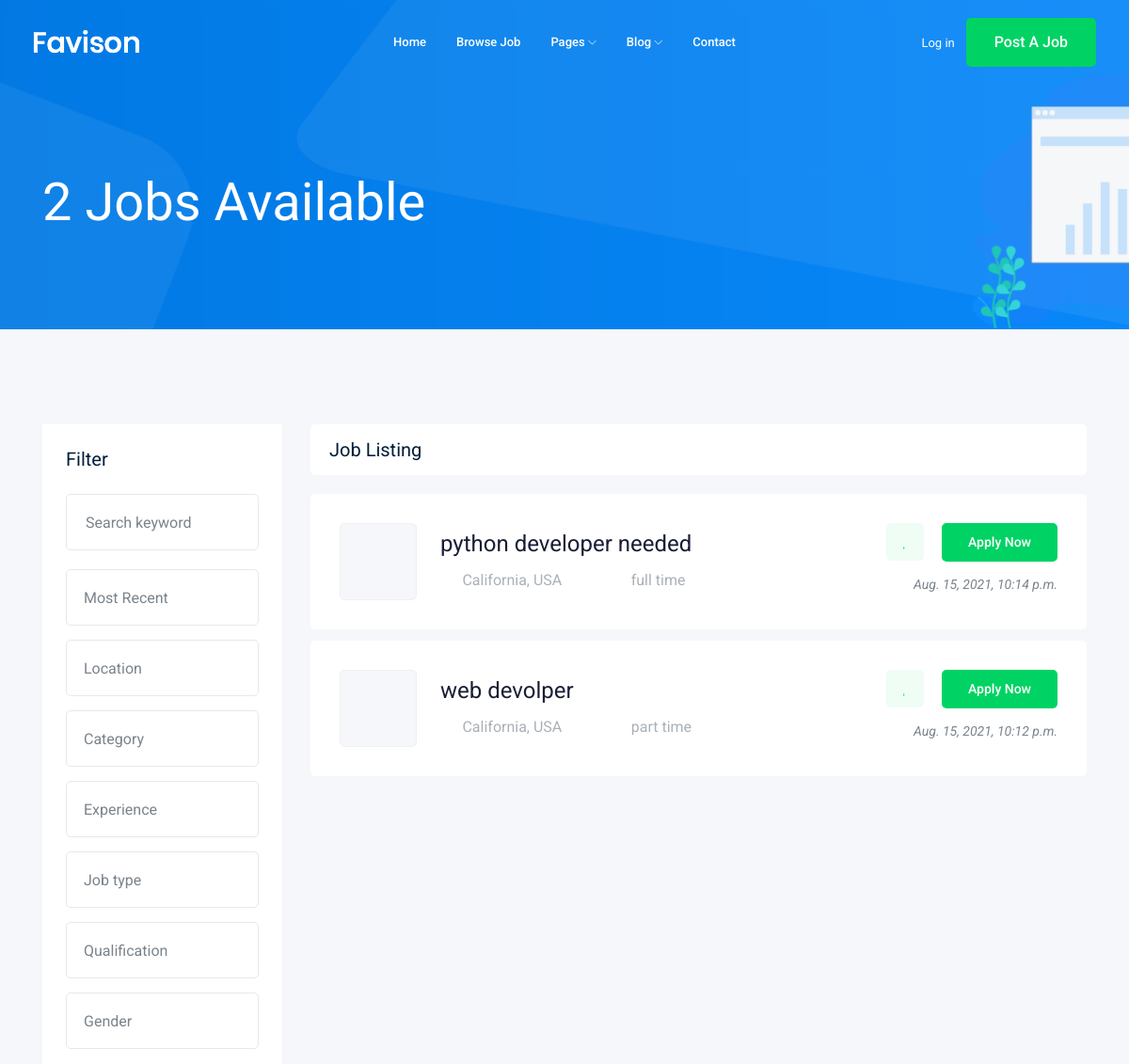
The app's page /jobs/ (upper part), older data.
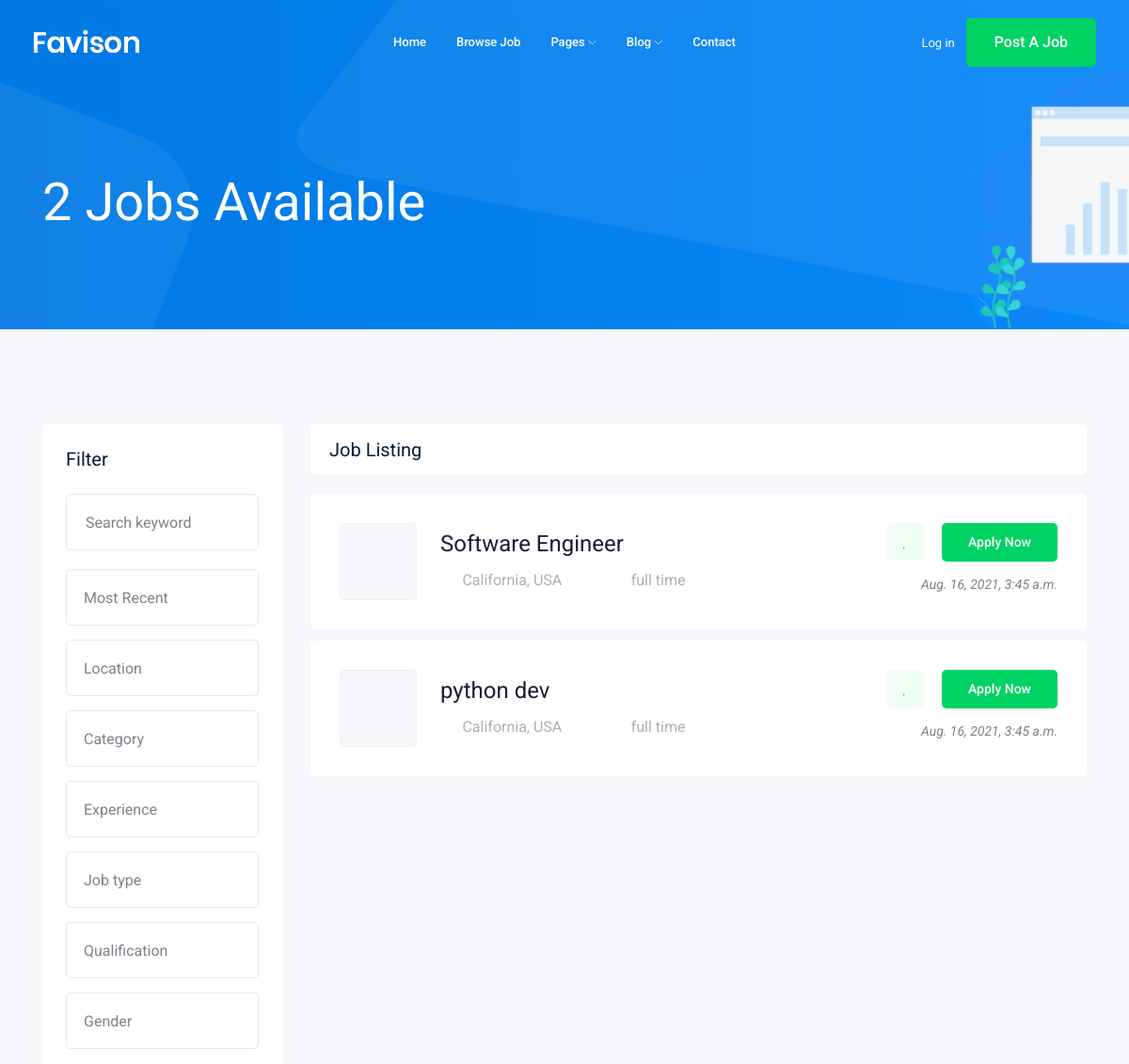
The same page, newer data.
### jobs/models.py (models this page shows, shortened)
class jobs(models.Model):
    title=CharField(max_length=50)
    job_type=CharField(max_length=20, choices=Job_Type)
    description=models.TextField(max_length=1500)
    published_at=models.DateTimeField(auto_now=True)
    vacancy= models.IntegerField(default=1)
    salary=models.IntegerField(default=0)
    excprince =models.IntegerField(default=1)
    category=models.ForeignKey(Category,on_delete=CASCADE)
    slug=models.SlugField(blank=True,null=True)
    def __str__(self) -> str:
        return self.title

### jobs/views.py (the view)
# urls.py: path('',views.job_list),
def job_list(request):
    job_list=jobs.objects.all()
    paginator = Paginator(job_list, 5)
    page_number = request.GET.get('page')
    page_obj = paginator.get_page(page_number)
    context={"jobs":page_obj}
    return render(request,'jobs/job_list.html',context)

### jobs/templates/jobs/job_list.html (shortened to what this page needs)
{% extends 'base.html' %}
{% block bodey %}
    <div class="bradcam_area bradcam_bg_1">
        <div class="container">
            <div class="row">
                <div class="col-xl-12">
                    <div class="bradcam_text">
                        <h3>{{jobs |length}} Jobs Available</h3>
                    </div>
                </div>
            </div>
        </div>
    </div>
    <div class="job_listing_area plus_padding">
        <div class="container">
            <div class="row">
                <div class="col-lg-3">
                    <div class="job_filter white-bg">
                        <div class="form_inner white-bg">
                            <h3>Filter</h3>
                            <form action="#">
                                <div class="row">
                                    <div class="col-lg-12">
                                        <div class="single_field">
                                            <input type="text" placeholder="Search keyword">
                                        </div>
                                    </div>
                                     <div class="col-lg-12">
                                </div>
                                    <div class="col-lg-12">
                                    </div>
                                    <div class="col-lg-12">
                                    </div>
                                    <div class="col-lg-12">
                                    </div>
                                    <div class="col-lg-12">
                                    </div>
                                    <div class="col-lg-12">
                                    </div>
                                    <div class="col-lg-12">
                                    </div>
                                </div>
                            </form>
                        </div>
                    </div>
                </div>
                <div class="col-lg-9">
                    <div class="recent_joblist_wrap">
                        <div class="recent_joblist white-bg ">
                            <div class="row align-items-center">
                                <div class="col-md-6">
                                    <h4>Job Listing</h4>
                                </div>
                            </div>
                        </div>
                    </div>
                    <div class="job_lists m-0">
                        <div class="row">
                        {% for job in jobs %}
                            <div class="col-lg-12 col-md-12">
                                <div class="single_jobs white-bg d-flex justify-content-between">
                                    <div class="jobs_left d-flex align-items-center">
                                        <div class="thumb">
                                        </div>
                                        <div class="jobs_conetent">
                                            <a href="{% url 'jobs:job_detalis' job.slug %}"><h4>{{job}}</h4></a>
                                            <div class="links_locat d-flex align-items-center">
                                                <div class="location">
                                                    <p> <i class="fa fa-map-marker"></i> California, USA</p>
                                                </div>
                                                <div class="location">
                                                    <p> <i class="fa fa-clock-o"></i> {{job.job_type}}</p>
                                                </div>
                                            </div>
                                        </div>
                                    </div>
                                    <div class="jobs_right">
                                        <div class="apply_now">
                                            <a class="heart_mark" href="#"> <i class="fa fa-heart"></i> </a>
                                            <a href="job_details.html" class="boxed-btn3">Apply Now</a>
                                        </div>
                                        <div class="date">
                                            <p>{{job.published_at}}</p>
                                        </div>
                                    </div>
                                </div>
                            </div>
                           {% endfor %}
                        </div>
                    </div>
                </div>
            </div>
        </div>
    </div>
{% endblock bodey %}

### templates/base.html (shortened to what this page needs)
{% load static %}
<!doctype html>
<html class="no-js" lang="zxx">
<head>
    <link rel="stylesheet" href="{% static 'css/bootstrap.min.css'%}">
    <link rel="stylesheet" href="{% static 'css/owl.carousel.min.css'%}">
    <link rel="stylesheet" href="{% static 'css/magnific-popup.css'%}">
    <link rel="stylesheet" href="{% static 'css/font-awesome.min.css'%}">
    <link rel="stylesheet" href="{% static 'css/themify-icons.css'%}">
    <link rel="stylesheet" href="{% static 'css/nice-select.css'%}">
    <link rel="stylesheet" href="{% static 'css/flaticon.css'%}">
    <link rel="stylesheet" href="{% static 'css/jquery-ui.css'%}">
    <link rel="stylesheet" href="{% static 'css/gijgo.css'%}">
    <link rel="stylesheet" href="{% static 'css/animate.min.css'%}">
    <link rel="stylesheet" href="{% static 'css/slicknav.css'%}">
    <link rel="stylesheet" href="{% static 'css/style.css' %}">
</head>
<body>
    <header>
        <div class="header-area ">
            <div id="sticky-header" class="main-header-area">
                <div class="container-fluid ">
                    <div class="header_bottom_border">
                        <div class="row align-items-center">
                            <div class="col-xl-3 col-lg-2">
                                <div class="logo">
                                    <a href="index.html">
                                        <img src="img/logo.png" alt="">
                                    </a>
                                </div>
                            </div>
                            <div class="col-xl-6 col-lg-7">
                                <div class="main-menu  d-none d-lg-block">
                                    <nav>
                                        <ul id="navigation">
                                            <li><a href="index.html">home</a></li>
                                            <li><a href=" ">Browse Job</a></li>
                                            <li><a href="#">pages <i class="ti-angle-down"></i></a>
                                            </li>
                                            <li><a href="#">blog <i class="ti-angle-down"></i></a>
                                            </li>
                                            <li><a href="contact.html">Contact</a></li>
                                        </ul>
                                    </nav>
                                </div>
                            </div>
                            <div class="col-xl-3 col-lg-3 d-none d-lg-block">
                                <div class="Appointment">
                                    <div class="phone_num d-none d-xl-block">
                                        <a href="#">Log in</a>
                                    </div>
                                    <div class="d-none d-lg-block">
                                        <a class="boxed-btn3" href="#">Post a Job</a>
                                    </div>
                                </div>
                            </div>
                            <div class="col-12">
                            </div>
                        </div>
                    </div>
                </div>
            </div>
        </div>
    </header>
    {% block bodey %}
    {% endblock bodey %}
</body>
</html>

Row changes from the older to the newer data that the page shows:
changed jobs: title "python developer needed" → "Software Engineer"; published_at "Aug. 15, 2021, 10:14 p.m." → "Aug. 16, 2021, 3:45 a.m."
changed jobs: title "web devolper" → "python dev"; job_type "part time" → "full time"; published_at "Aug. 15, 2021, 10:12 p.m." → "Aug. 16, 2021, 3:45 a.m."
